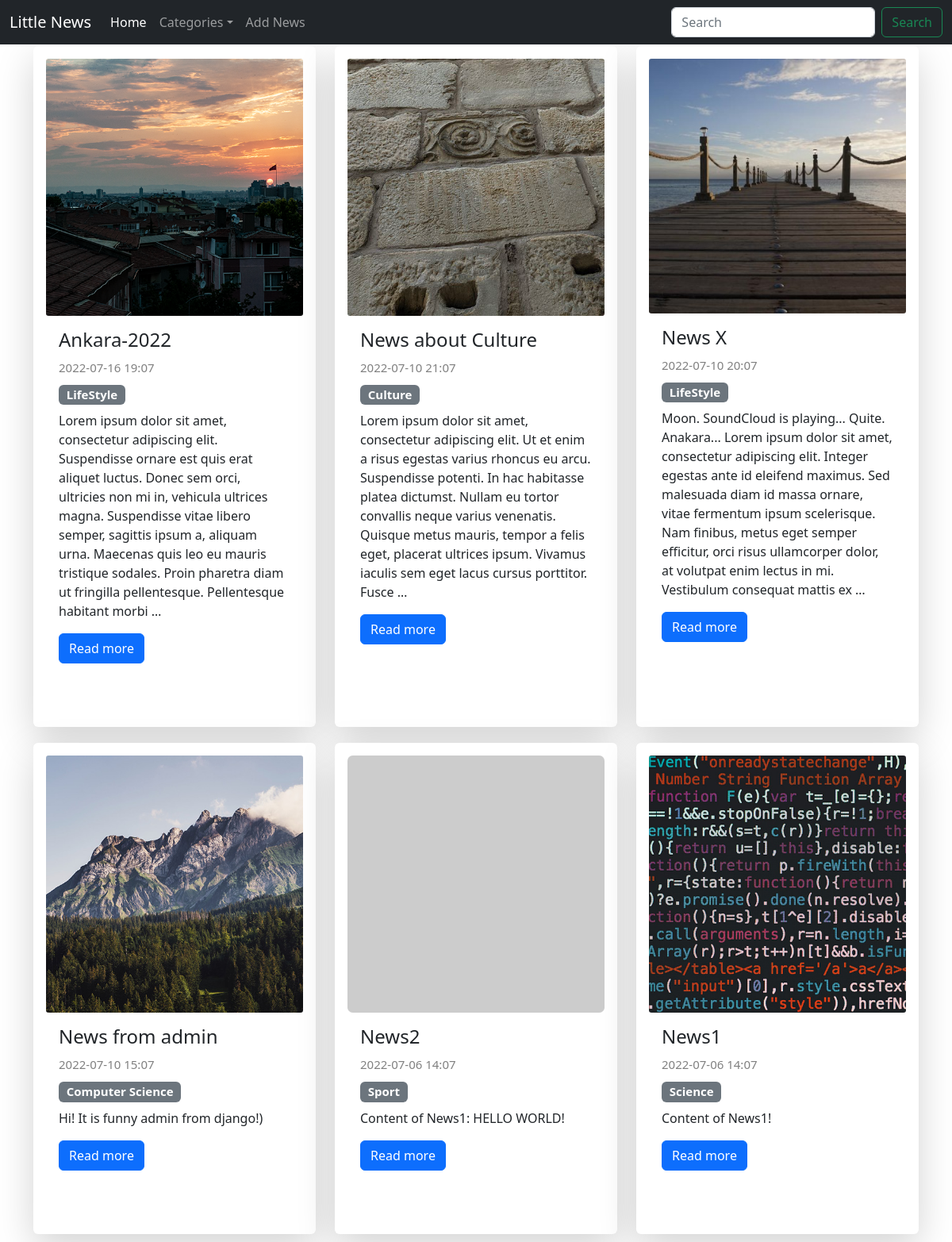
The app's page /, older data.
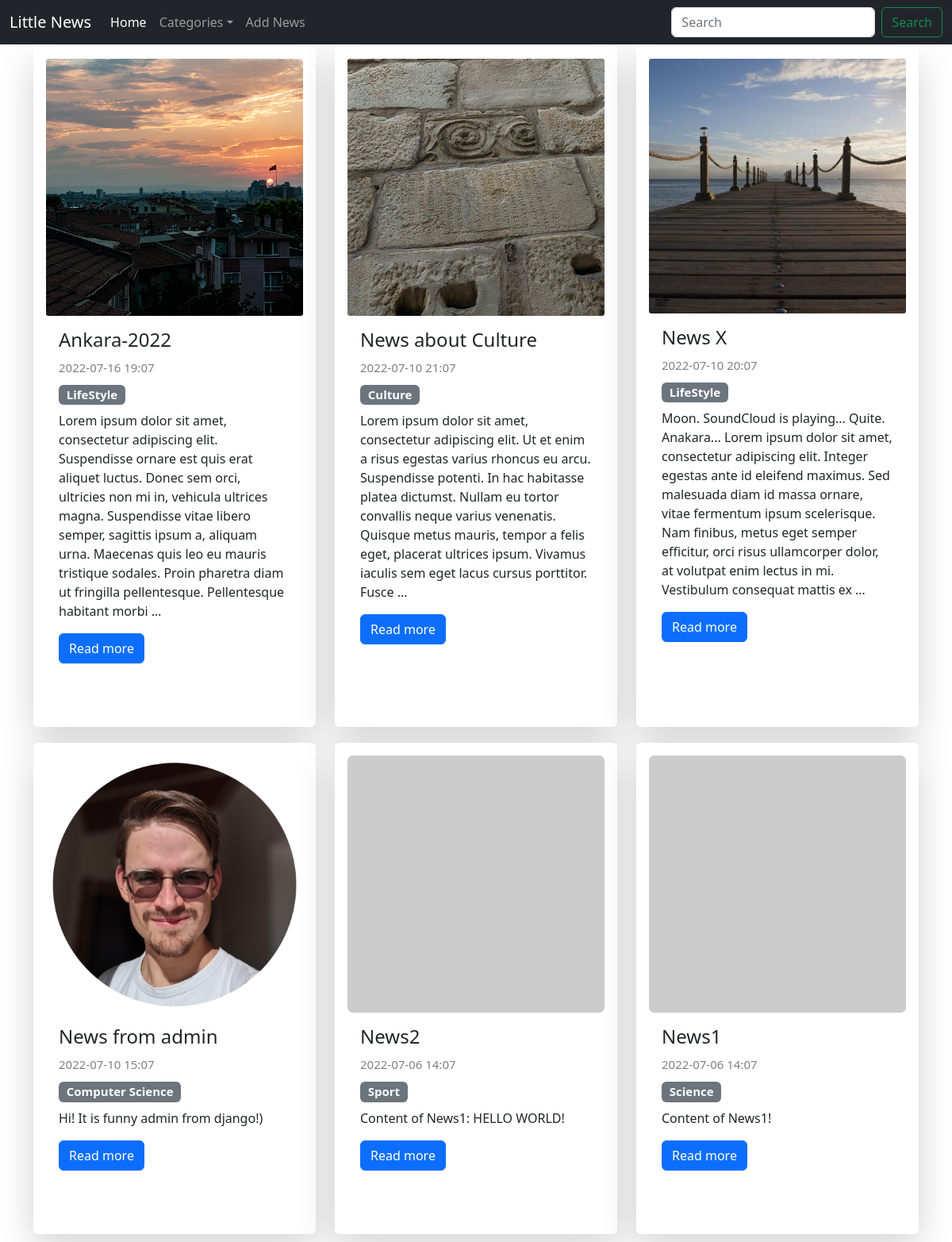
The same page, newer data.
### news/models.py (models this page shows, shortened)
class News(models.Model):
    title = models.CharField(max_length=150)
    content = models.TextField(blank=True)
    created_at = models.DateTimeField(auto_now_add=True)
    updated_at = models.DateTimeField(auto_now=True)
    photo = models.ImageField(upload_to='photos/%Y/%m/%d/', blank=True)
    is_published = models.BooleanField(default=True)
    category = models.ForeignKey('Category', on_delete=models.PROTECT, null=True)
    def get_absolute_url(self):
        return reverse("view_news", kwargs={"news_id": self.pk})
    class Meta:
        verbose_name = 'News'
        verbose_name_plural = 'News'
        ordering = ['-created_at']

class Category(models.Model):
    title = models.CharField(max_length=150, db_index=True, verbose_name="Name of category")
    def __str__(self):
        return self.title
    class Meta:
        verbose_name = 'Category'
        verbose_name_plural = 'Category'
        ordering = ['title']

### news/views.py (the view)
# urls.py: path('', index, name='home'),
def index(request):
    news = News.objects.all()
    res = '<h1>List of news:</h1>'
    categories = Category.objects.all()
    context = {
        'news': news,
        'title': 'List of news',
        'categories':categories,
    }
    return render(request, 'news/index.html', context)

### news/templates/news/index.html
{% extends 'base.html' %}
{% block content %}
<div class="row row-cols-1 row-cols-md-3 g-4">
        {% for item in news %}
          <div class="col" style="margin: 10px 0 10px 0;">
            <div class="card h-100 shadow-lg p-3 mb-5 bg-body rounded" style="border:0px;">
              {% if item.photo %}
                <img src="{{ item.photo.url }}" class="card-img-top" alt="#" style="border-radius: 1%;" />
              {% else %}
                <img src="https://picsum.photos/500/500" class="card-img-top" alt="#" style="border-radius: 2%;" />
              {% endif %}
              <div class="card-body">
                <h4 class="card-title">{{ item.title }}
                </h4>
                 <span class="card-text" style="color: grey; font-size: 15px;">{{ item.created_at|date:'Y-m-d H:m' }}</span>
                 <h5><span class="badge bg-secondary" style=" margin:10px 0 0px 0;">{{ item.category }}</span>
                </h5>
                <p class="card-text">{{ item.content|safe|linebreaksbr|truncatewords:50 }}</p>
                <a href="{{ item.get_absolute_url }}" class="btn btn-primary">Read more</a>
              </div>
            </div>
          </div>
        {% endfor %}
      </div>
{% endblock content %}

### templates/base.html (shortened to what this page needs)
<!DOCTYPE html>
<html lang="en">
  <head>
    <link href="https://cdn.jsdelivr.net/npm/bootstrap@5.2.0-beta1/dist/css/bootstrap.min.css" rel="stylesheet" />
  </head>
  <body>
{% include 'inc/_nav.html' %}
    <div class="container mt-3" >
        {% block content %} CONTENT{% endblock content %}
    </div>
  </body>
</html>

### templates/inc/_nav.html (shortened to what this page needs)
    <nav class="navbar navbar-expand-lg sticky-top navbar-dark bg-dark">
      <div class="container-fluid">
        <a class="navbar-brand" href="/">Little News </a>
        <div class="collapse navbar-collapse" id="navbarSupportedContent">
          <ul class="navbar-nav me-auto mb-2 mb-lg-0">
            <li class="nav-item">
              <a class="nav-link active" aria-current="page" href="{% url 'home' %}">Home</a>
            </li>
            <li class="nav-item dropdown">
              <a class="nav-link dropdown-toggle" href="#" id="navbarDropdown" role="button" data-bs-toggle="dropdown" aria-expanded="false">Categories</a>
            </li>
            <li class="nav-item">
              <a class="nav-link" href="/admin">Add News</a>
            </li>
          </ul>
          <form class="d-flex" role="search">
            <input class="form-control me-2" type="search" placeholder="Search" aria-label="Search" />
            <button class="btn btn-outline-success" type="submit">Search</button>
          </form>
        </div>
      </div>
    </nav>

Row changes from the older to the newer data that the page shows:
changed News "News from admin": photo: a different picture
changed News "News1": photo: picture removed
